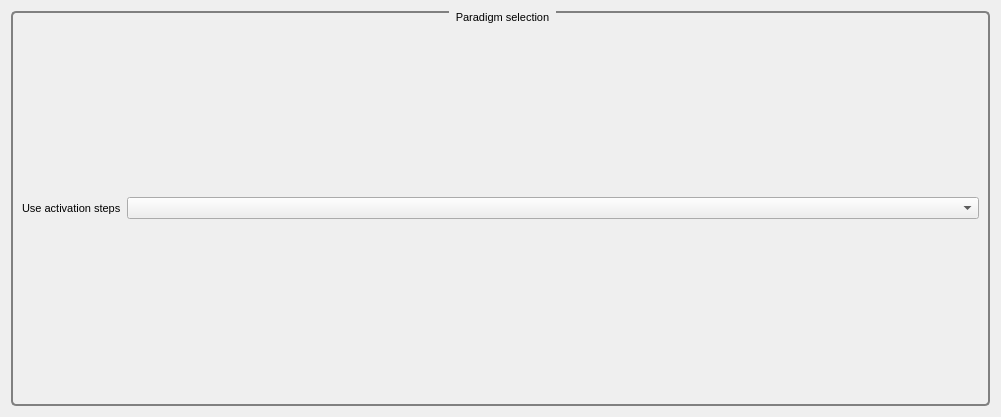
<?xml version="1.0" encoding="UTF-8"?>
<ui version="4.0">
 <class>HTimeProcess</class>
 <widget class="QWidget" name="HTimeProcess">
  <property name="geometry">
   <rect>
    <x>0</x>
    <y>0</y>
    <width>1001</width>
    <height>417</height>
   </rect>
  </property>
  <property name="windowTitle">
   <string>Form</string>
  </property>
  <layout class="QGridLayout" name="gridLayout_2">
   <item row="0" column="0">
    <widget class="QGroupBox" name="_main_widget">
     <property name="font">
      <font>
       <pointsize>8</pointsize>
      </font>
     </property>
     <property name="styleSheet">
      <string notr="true"> QGroupBox {

     border: 2px solid gray;
     border-radius: 5px;
     margin-top: 5ex; /* leave space at the top for the title */
 }
 QGroupBox::title {
     subcontrol-origin: margin;
     subcontrol-position: top center; /* position at the top center */
     padding: 0 5px;
 }


</string>
     </property>
     <property name="title">
      <string>Paradigm selection</string>
     </property>
     <layout class="QHBoxLayout" name="horizontalLayout" stretch="0,1">
      <item>
       <widget class="QLabel" name="label">
        <property name="font">
         <font>
          <pointsize>8</pointsize>
         </font>
        </property>
        <property name="text">
         <string>Use activation steps</string>
        </property>
       </widget>
      </item>
      <item>
       <widget class="QComboBox" name="_paradigm">
        <property name="font">
         <font>
          <pointsize>8</pointsize>
         </font>
        </property>
       </widget>
      </item>
     </layout>
    </widget>
   </item>
  </layout>
 </widget>
 <resources/>
 <connections/>
</ui>
